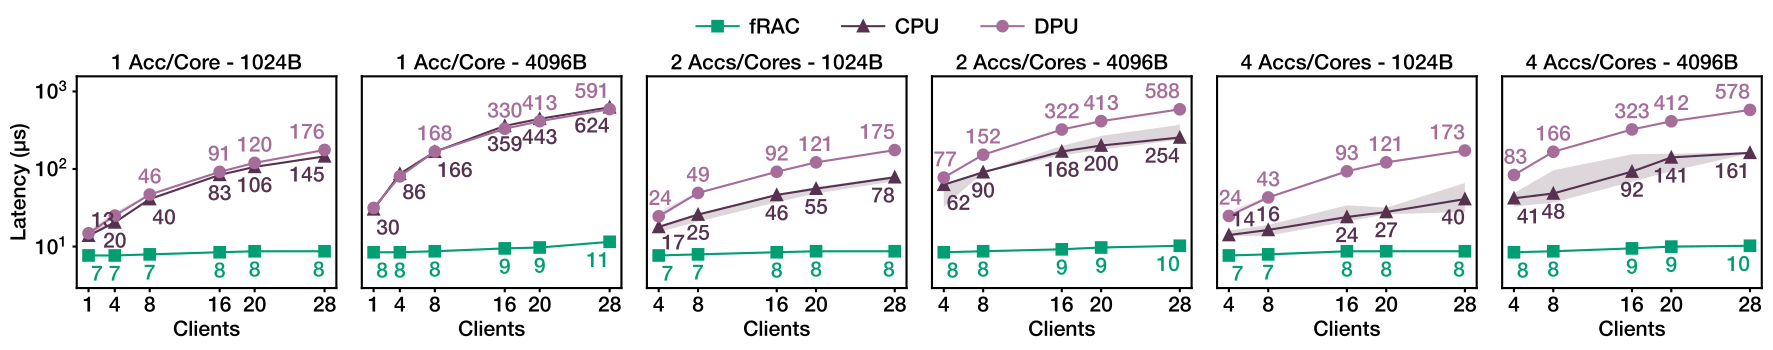

Python code for this plot:
import re
import pandas as pd
import matplotlib.pyplot as plt
import os
import numpy as np
from matplotlib.patches import Patch
import glob
import matplotlib.ticker as ticker
import pickle

import plot_fonts  # Helvetica Neue from fonts/, shared palette and print-size style
from plot_colors import LINE_BASELINE, LINE_OURS, LINE_THIRD

# Shared line colors (plot_colors.py): fRAC green, CPU plum, DPU mauve.
system_colors = [LINE_OURS, LINE_BASELINE, LINE_THIRD]

# Printed at \textwidth = 504 pt in the paper; its tight-cropped PDF is ~1275 pt wide.
pstyle = plot_fonts.paper_style(printed_width_pt=504.0, cropped_width_pt=1275.2)

# ---------------------------------------------------------------------------
# Data processing helpers (LogProcessor, RawLatencyProcessor, the cache
# reader/writer and process_all_configurations_cached) used to live in
# topk_instances_comparison_with_DPU.py; they are inlined here verbatim so
# this script is self-contained.
# ---------------------------------------------------------------------------

class LogProcessor:
    def __init__(self, file):
        self.file = file
        self.data = []
        self.avg_latency = 0
        self.median_latency = 0
        self.percentile_95 = 0
        self.percentile_99 = 0
        
        # Extract details from filename
        match_thread = re.search(r'n_(\d+)', file)
        match_msg_size = re.search(r'm_(\d+)', file)
        match_function = re.search(r'f_(\d+)', file)
        
        self.thread_count = int(match_thread.group(1)) if match_thread else 0
        self.msg_size = int(match_msg_size.group(1)) if match_msg_size else 0
        self.function = int(match_function.group(1)) if match_function else 0

        # Regular expressions to parse log lines
        self.data_pattern = re.compile(
            r"(\d+)\s+RR\s+\.(\d+)\s+min=(\d+\.\d+)us\s+avg=(\d+\.\d+)us\s+max=(\d+\.\d+)us\s+"
            r"read\(Gbits/sec\)=(\d+\.\d+)\s+write\(Gbits/sec\)=(\d+\.\d+)\s+count=(\d+)"
        )

    def parse_log(self):
        # Parse the log file for latency data
        with open(self.file, "r") as fd:
            for line in fd:
                data_match = self.data_pattern.match(line.strip())
                if data_match:
                    second, thread, min_latency, avg_latency, max_latency, read_tp, write_tp, count = data_match.groups()
                    time = int(second)
                    if time >= 10:  # Filter data after 10 seconds (steady state)
                        self.data.append({"second": time, "avg": float(avg_latency)})

    def calculate_average_latency(self):
        # Calculate average latency
        if not self.data:
            # print(f"No data after 10s for {self.file}")
            return False
        
        latencies = [entry["avg"] for entry in self.data]
        self.avg_latency = sum(latencies) / len(latencies)
        
        # Calculate median and percentiles correctly using numpy
        self.median_latency = np.median(latencies)
        self.percentile_95 = np.percentile(latencies, 95)
        self.percentile_99 = np.percentile(latencies, 99)
        
        return True


class RawLatencyProcessor:
    def __init__(self, directory_path):
        self.directory_path = directory_path
        self.thread_count = 0
        self.msg_size = 0
        self.function = 0
        self.median_latency = 0
        self.percentile_99 = 0
        self.raw_latencies_us = []
        
        # Extract details from directory path
        match_thread = re.search(r'n_(\d+)', directory_path)
        match_msg_size = re.search(r'm_(\d+)', directory_path)
        match_function = re.search(r'f_(\d+)', directory_path)
        
        self.thread_count = int(match_thread.group(1)) if match_thread else 0
        self.msg_size = int(match_msg_size.group(1)) if match_msg_size else 0
        self.function = int(match_function.group(1)) if match_function else 0

    def process_raw_latency_data(self):
        """Process raw latency data from all .txt files in the directory"""
        # Find all .txt files in the directory
        txt_files = glob.glob(os.path.join(self.directory_path, "*.txt"))
        
        if not txt_files:
            # print(f"No .txt files found in directory: {self.directory_path}")
            return False
        
        # print(f"Found {len(txt_files)} .txt files in {self.directory_path}")
        
        try:
            per_file = []
            
            # Process each .txt file: one latency sample (ns) per line
            for txt_file in txt_files:
                # Fast path: pandas' C parser (the files are plain integers,
                # ~2.5 M lines each). Blank lines become NaN so the line count,
                # and therefore the warm-up skip below, matches the file exactly.
                try:
                    col = pd.read_csv(txt_file, header=None, usecols=[0], skip_blank_lines=False,
                                      dtype=np.float64, engine='c')[0].to_numpy()
                except pd.errors.EmptyDataError:
                    continue
                except ValueError:
                    # Non-numeric lines present: parse tolerantly and drop them
                    col = pd.to_numeric(
                        pd.read_csv(txt_file, header=None, usecols=[0], skip_blank_lines=False,
                                    dtype=str, engine='c', na_filter=False)[0],
                        errors='coerce').to_numpy(dtype=np.float64)
                
                # Skip the first quarter of the file (warm-up), then drop unparsable lines
                skip_count = len(col) // 4
                file_latencies_ns = col[skip_count:]
                file_latencies_ns = file_latencies_ns[~np.isnan(file_latencies_ns)]
                
                #print(f"  File {os.path.basename(txt_file)}: {len(col)} total lines, skipped first {skip_count}, used {len(file_latencies_ns)}")
                per_file.append(file_latencies_ns)
            
            all_latencies_ns = np.concatenate(per_file) if per_file else np.array([])
            
            if len(all_latencies_ns) == 0:
                print(f"No valid latency data found in directory: {self.directory_path}")
                return False
            
            # Convert from nanoseconds to microseconds and store for external access
            self.raw_latencies_us = all_latencies_ns / 1000.0
            
            # Calculate median and 99th percentile
            self.median_latency = np.median(self.raw_latencies_us)
            self.percentile_99 = np.percentile(self.raw_latencies_us, 99)
            
            # print(f"  Combined total: {len(self.raw_latencies_us)} latency data points")
            # print(f"  Thread count: {self.thread_count}, Msg size: {self.msg_size}")
            # print(f"  Median: {self.median_latency:.2f}μs, 99th percentile: {self.percentile_99:.2f}μs")
            
            return True
            
        except Exception as e:
            # print(f"Error processing files in {self.directory_path}: {e}")
            return False


def get_log_files_for_config(directory, function_patterns, msg_size=1024, machine_type=1):
    """Get log files for specific functions and message size"""
    files = []
    
    # For topk_only_1_inst, files have different patterns
    if "top_k_1_inst" in directory:
        if machine_type == 1:  # FRAC (O_1)
            for pattern in function_patterns:
                file_pattern = f"rr_d_*_m_{msg_size}_n_*_C_1_f_{pattern}_O_1.log"
                matching_files = glob.glob(os.path.join(directory, file_pattern))
                files.extend(matching_files)
        elif machine_type == 2:  # CPU (O_2)
            # Try multiple pattern variations to find CPU files
            pattern_variations = [
                f"rr_d_*_m_{msg_size}_n_*_C_1_f_1_X_{msg_size}_O_2.log",  # Format in topk_only_1_inst
                f"rr_d_*_m_{msg_size}_n_*_C_1_f_1_*_O_2.log",             # Any pattern in between
                f"rr_d_*_m_{msg_size}_n_*_*_f_1_*_O_2.log",               # More flexible pattern
                f"*_m_{msg_size}_*_f_1_*_O_2.log"                         # Most flexible pattern
            ]
            
            for file_pattern in pattern_variations:
                matching_files = glob.glob(os.path.join(directory, file_pattern))
                files.extend(matching_files)
        elif machine_type == 3:  # DPU (O_3) - follows CPU patterns
            pattern_variations = [
                f"rr_d_*_m_{msg_size}_n_*_C_1_f_1_X_{msg_size}_O_3.log",
                f"rr_d_*_m_{msg_size}_n_*_C_1_f_1_*_O_3.log",
                f"rr_d_*_m_{msg_size}_n_*_*_f_1_*_O_3.log",
                f"*_m_{msg_size}_*_f_1_*_O_3.log"
            ]
            for file_pattern in pattern_variations:
                matching_files = glob.glob(os.path.join(directory, file_pattern))
                files.extend(matching_files)
    else:
        # For 2_inst and 4_inst
        if machine_type == 1:  # FRAC (O_1)
            file_pattern = f"rr_d_*_m_{msg_size}_n_*_C_1_f_1_R_64_X_{msg_size}_O_1.log"
            matching_files = glob.glob(os.path.join(directory, file_pattern))
            files.extend(matching_files)
        elif machine_type == 2:  # CPU (O_2)
            # Try multiple pattern variations for CPU files
            pattern_variations = [
                f"rr_d_*_m_{msg_size}_n_*_C_1_f_1_X_{msg_size}_O_2.log",  # Format with X in between
                f"rr_d_*_m_{msg_size}_n_*_C_1_f_1_*_O_2.log",             # Any pattern in between
                f"rr_d_*_m_{msg_size}_n_*_*_f_1_*_O_2.log",               # More flexible pattern
                f"*_m_{msg_size}_*_f_1_*_O_2.log"                         # Most flexible pattern
            ]
            
            for file_pattern in pattern_variations:
                matching_files = glob.glob(os.path.join(directory, file_pattern))
                files.extend(matching_files)
        elif machine_type == 3:  # DPU (O_3) - follows CPU patterns
            pattern_variations = [
                f"rr_d_*_m_{msg_size}_n_*_C_1_f_1_X_{msg_size}_O_3.log",
                f"rr_d_*_m_{msg_size}_n_*_C_1_f_1_*_O_3.log",
                f"rr_d_*_m_{msg_size}_n_*_*_f_1_*_O_3.log",
                f"*_m_{msg_size}_*_f_1_*_O_3.log"
            ]
            for file_pattern in pattern_variations:
                matching_files = glob.glob(os.path.join(directory, file_pattern))
                files.extend(matching_files)
    
    # Remove duplicates (in case multiple patterns matched the same file)
    files = list(set(files))
    
    if len(files) == 0:
        # print(f"WARNING: No matching files found!")
        pass
    
    return sorted(files)


def get_tail_latency_directories(base_directory, instance_count, msg_size=1024, machine_type=1):
    """Get directories containing raw tail latency data for O_1 (FRAC) or O_2 (CPU)"""
    directory = f"{base_directory}/top_k_{instance_count}_inst"
    
    if not os.path.exists(directory):
        # print(f"Directory not found: {directory}")
        return []
    
    # Look for directories matching the pattern based on machine type
    if machine_type == 1:  # FRAC (O_1)
        dir_pattern = f"rr_d_*_m_{msg_size}_n_*_f_1_O_1"
    elif machine_type == 2:  # CPU (O_2)
        dir_pattern = f"rr_d_*_m_{msg_size}_n_*_f_1_O_2"
    elif machine_type == 3:  # DPU (O_3)
        dir_pattern = f"rr_d_*_m_{msg_size}_n_*_f_1_O_3"
    
    matching_dirs = glob.glob(os.path.join(directory, dir_pattern))
    
    return sorted(matching_dirs)


def process_data_for_instance_count(base_directory, instance_count, functions, client_multiplier, msg_size=1024, machine_type=1, use_tail_data=False):
    """Process logs for specific instance configuration"""
    
    if use_tail_data:  # Use new tail latency data for both FRAC (O_1) and CPU (O_2)
        directories = get_tail_latency_directories(base_directory, instance_count, msg_size, machine_type)
        
        machine_str = (
            "FRAC (O_1) - Tail Data" if machine_type == 1 else
            ("CPU (O_2) - Tail Data" if machine_type == 2 else "DPU (O_3) - Tail Data")
        )
        #print(f"\nProcessing tail latency data for {instance_count} instances with message size {msg_size}B - {machine_str}")
        #print(f"Found {len(directories)} data directories")
        
        # Group directories by thread count
        thread_groups = {}
        for dir_path in directories:
            processor = RawLatencyProcessor(dir_path)
            if processor.thread_count not in thread_groups:
                thread_groups[processor.thread_count] = []
            thread_groups[processor.thread_count].append(dir_path)
        
        results = []
        for thread_count, dir_group in sorted(thread_groups.items()):
            #print(f"Processing thread count {thread_count} with {len(dir_group)} directories")
            
            # Calculate client number - for CPU (O_2) don't multiply by instance count
            if machine_type == 1:  # FRAC
                client_number = thread_count * client_multiplier
            else:  # CPU (O_2)
                client_number = thread_count  # No multiplication for CPU
            
            # Collect all latency data from all directories for this thread count
            # (each directory is parsed once; its raw samples are kept for the
            # combined percentiles below)
            all_median_latencies = []
            all_p99_latencies = []
            all_raw_latencies = []
            
            for dir_path in dir_group:
                processor = RawLatencyProcessor(dir_path)
                if processor.process_raw_latency_data():
                    all_median_latencies.append(processor.median_latency)
                    all_p99_latencies.append(processor.percentile_99)
                    all_raw_latencies.append(processor.raw_latencies_us)
            
            if all_median_latencies and all_p99_latencies:
                all_raw_latencies = np.concatenate(all_raw_latencies) if all_raw_latencies else np.array([])
                
                if len(all_raw_latencies):
                    # Calculate all required percentiles from combined raw data
                    combined_p25 = np.percentile(all_raw_latencies, 25)
                    combined_median = np.percentile(all_raw_latencies, 50)
                    combined_p75 = np.percentile(all_raw_latencies, 75)
                    combined_p90 = np.percentile(all_raw_latencies, 90)
                    combined_p95 = np.percentile(all_raw_latencies, 95)
                    combined_p99 = np.percentile(all_raw_latencies, 99)
                    
                    #print(f"  Combined: median latency = {combined_median:.2f}μs, 99th percentile = {combined_p99:.2f}μs")
                    #print(f"  Client number: {client_number}")
                    
                    # Return format: (client_number, p25, median, p75, p90, p95, p99)
                    results.append((client_number, combined_p25, combined_median, combined_p75, combined_p90, combined_p95, combined_p99))
                else:
                    # Fallback to using pre-calculated values if raw data processing fails
                    combined_median = np.median(all_median_latencies)
                    combined_p99 = np.median(all_p99_latencies)  # Use median of 99th percentiles
                    results.append((client_number, combined_median, combined_median, combined_median, combined_median, combined_median, combined_p99))
            else:
                print(f"  No valid data for thread count {thread_count}")
        
        return sorted(results)
    
    else:  # Use original data processing for CPU (O_2) or when not using tail data
        directory = f"{base_directory}/topk_only_{instance_count}_inst"
        files = get_log_files_for_config(directory, functions, msg_size, machine_type)
        
        machine_str = "FRAC (O_1)" if machine_type == 1 else "CPU (O_2)"
        
        # Group files by thread count
        thread_groups = {}
        for file in files:
            processor = LogProcessor(file)
            if processor.thread_count not in thread_groups:
                thread_groups[processor.thread_count] = []
            thread_groups[processor.thread_count].append(file)
        
        results = []
        for thread_count, file_group in sorted(thread_groups.items()):
            
            # Calculate client number - for CPU (O_2) don't multiply by instance count
            if machine_type == 1:  # FRAC
                client_number = thread_count * client_multiplier
            else:  # CPU (O_2)
                client_number = thread_count  # No multiplication for CPU
            
            # Combine all latency data points from all files for this thread count
            all_latency_data = []
            for file in file_group:
                processor = LogProcessor(file)
                processor.parse_log()
                if processor.data:
                    # Extract all individual latency values and add them to the combined list
                    file_latencies = [entry["avg"] for entry in processor.data]
                    all_latency_data.extend(file_latencies)
            
            if all_latency_data:
                # Calculate median and percentiles from the combined data
                combined_p25 = np.percentile(all_latency_data, 25)
                combined_median = np.percentile(all_latency_data, 50)
                combined_p75 = np.percentile(all_latency_data, 75)
                combined_p90 = np.percentile(all_latency_data, 90)
                combined_p95 = np.percentile(all_latency_data, 95)
                combined_p99 = np.percentile(all_latency_data, 99)
                
                results.append((client_number, combined_p25, combined_median, combined_p75, combined_p90, combined_p95, combined_p99))
        
        return sorted(results)


def save_processed_data(data_dict, cache_file_path):
    """Save processed data to cache file"""
    try:
        with open(cache_file_path, 'w') as f:
            f.write("# Cached latency data\n")
            f.write("# Format: config_name,msg_size,clients,p25,median,p75,p90,p95,p99\n")
            for config_name, msg_data in data_dict.items():
                for msg_size, client_data in msg_data.items():
                    for clients, p25, median, p75, p90, p95, p99 in client_data:
                        f.write(f"{config_name},{msg_size},{clients},{p25:.3f},{median:.3f},{p75:.3f},{p90:.3f},{p95:.3f},{p99:.3f}\n")
        print(f"Cached processed data to {cache_file_path}")
        return True
    except Exception as e:
        print(f"Error saving cache file: {e}")
        return False


def load_processed_data(cache_file_path):
    """Load processed data from cache file"""
    try:
        data_dict = {}
        with open(cache_file_path, 'r') as f:
            for line in f:
                line = line.strip()
                if line.startswith('#') or not line:
                    continue
                
                parts = line.split(',')
                if len(parts) == 5:  # Old format: config_name,msg_size,clients,median,p99
                    config_name, msg_size, clients, median, p99 = parts
                    msg_size = int(msg_size)
                    clients = int(clients)
                    median = float(median)
                    p99 = float(p99)
                    # Convert old format to new format (use median for missing percentiles)
                    data_tuple = (clients, median, median, median, median, median, p99)
                elif len(parts) == 9:  # New format: config_name,msg_size,clients,p25,median,p75,p90,p95,p99
                    config_name, msg_size, clients, p25, median, p75, p90, p95, p99 = parts
                    msg_size = int(msg_size)
                    clients = int(clients)
                    p25 = float(p25)
                    median = float(median)
                    p75 = float(p75)
                    p90 = float(p90)
                    p95 = float(p95)
                    p99 = float(p99)
                    data_tuple = (clients, p25, median, p75, p90, p95, p99)
                else:
                    continue
                
                if config_name not in data_dict:
                    data_dict[config_name] = {}
                if msg_size not in data_dict[config_name]:
                    data_dict[config_name][msg_size] = []
                
                data_dict[config_name][msg_size].append(data_tuple)
        
        print(f"Loaded cached data from {cache_file_path}")
        return data_dict
    except Exception as e:
        print(f"Error loading cache file: {e}")
        return None


def print_cached_data(data_dict):
    """Print all cached percentile data in a readable format"""
    print("\n" + "="*80)
    print("LOADED CACHED PERCENTILE DATA")
    print("="*80)
    
    msg_sizes = [1024, 4096]
    
    for msg_size in msg_sizes:
        print(f"\n{'='*20} {msg_size}B Request Size {'='*20}")
        
        # Print table header
        print(f"\n{'Configuration':<15} {'Clients':<8} {'P25':<8} {'Median':<8} {'P75':<8} {'P90':<8} {'P95':<8} {'P99':<8}")
        print("-" * 75)
        
        # Print data for each configuration
        config_display_names = {
            "1_accel": "1 Accel",
            "2_accel": "2 Accel", 
            "4_accel": "4 Accel",
            "1_cpu": "1 CPU",
            "2_cpu": "2 CPU",
            "4_cpu": "4 CPU",
            "1_dpu": "1 DPU",
            "2_dpu": "2 DPU",
            "4_dpu": "4 DPU"
        }
        
        for config_name in ["1_accel", "2_accel", "4_accel", "1_cpu", "2_cpu", "4_cpu", "1_dpu", "2_dpu", "4_dpu"]:
            display_name = config_display_names[config_name]
            if config_name in data_dict and msg_size in data_dict[config_name]:
                data = data_dict[config_name][msg_size]
                if data:
                    for entry in data:
                        if len(entry) == 7:  # New format: (clients, p25, median, p75, p90, p95, p99)
                            clients, p25, median, p75, p90, p95, p99 = entry
                            print(f"{display_name:<15} {clients:<8} {p25:<8.2f} {median:<8.2f} {p75:<8.2f} {p90:<8.2f} {p95:<8.2f} {p99:<8.2f}")
                        else:  # Old format: (clients, median, p99) - convert for display
                            clients, median, p99 = entry
                            print(f"{display_name:<15} {clients:<8} {median:<8.2f} {median:<8.2f} {median:<8.2f} {median:<8.2f} {median:<8.2f} {p99:<8.2f}")
                else:
                    print(f"{display_name:<15} {'No data'}")
            else:
                print(f"{display_name:<15} {'No data'}")


def process_all_configurations_cached(base_directory):
    """Process all configurations with caching support"""
    cache_file = os.path.join(base_directory, "processed_latency_cache.txt")
    
    # Define the required configuration matrix (including DPU O_3)
    configurations = [
        ("1_accel", 1, 1, 1),    # name, instance_count, client_multiplier, machine_type
        ("2_accel", 2, 2, 1),
        ("4_accel", 4, 4, 1),
        ("1_cpu", 1, 1, 2),
        ("2_cpu", 2, 2, 2),
        ("4_cpu", 4, 4, 2),
        ("1_dpu", 1, 1, 3),
        ("2_dpu", 2, 2, 3),
        ("4_dpu", 4, 4, 3)
    ]
    msg_sizes = [1024, 4096]
    
    # Try to load from cache first; if incomplete, fill only missing entries
    if os.path.exists(cache_file):
        cached_data = load_processed_data(cache_file)
        if cached_data is None:
            cached_data = {}
        
        missing = []
        for config_name, instance_count, client_multiplier, machine_type in configurations:
            for msg_size in msg_sizes:
                if config_name not in cached_data or msg_size not in cached_data[config_name] or not cached_data[config_name][msg_size]:
                    missing.append((config_name, instance_count, client_multiplier, machine_type, msg_size))
        
        if not missing and cached_data:
            print_cached_data(cached_data)
            return cached_data
        
        print("Cache incomplete or invalid, processing missing entries...")
        for config_name, instance_count, client_multiplier, machine_type, msg_size in missing:
            print(f"Processing {config_name} for {msg_size}B...")
            data = process_data_for_instance_count(base_directory, instance_count, ['1'], 
                                                 client_multiplier, msg_size, machine_type, use_tail_data=True)
            if config_name not in cached_data:
                cached_data[config_name] = {}
            cached_data[config_name][msg_size] = data
        
        save_processed_data(cached_data, cache_file)
        print_cached_data(cached_data)
        return cached_data
    
    # No cache; process all required entries
    print("Cache not found, processing data for all required entries...")
    data_dict = {}
    for config_name, instance_count, client_multiplier, machine_type in configurations:
        data_dict[config_name] = {}
        for msg_size in msg_sizes:
            print(f"Processing {config_name} for {msg_size}B...")
            data = process_data_for_instance_count(base_directory, instance_count, ['1'], 
                                                 client_multiplier, msg_size, machine_type, use_tail_data=True)
            data_dict[config_name][msg_size] = data
    save_processed_data(data_dict, cache_file)
    print_cached_data(data_dict)
    return data_dict





def create_separate_accel_plots(base_directory):
    """Create 6 plots in one row - pairs of (1024B, 4096B) for each accelerator count"""
    
    # Use cached data processing
    data_dict = process_all_configurations_cached(base_directory)
    
    # Create figure with 6 subplots horizontally
    fig, axes = plt.subplots(1, 6, figsize=(18, 3.56), sharey=True)  # 3.56 in keeps the printed height at ~99 pt
    
    # Colors - one color per device type
    color_accel, color_cpu, color_dpu = system_colors
    
    # Configuration: (accel_count, accel_key, cpu_key, dpu_key, msg_size, title)
    plot_configs = [
    (1, "1_accel", "1_cpu", "1_dpu", 1024, "1 Acc/Core - 1024B"),
    (1, "1_accel", "1_cpu", "1_dpu", 4096, "1 Acc/Core - 4096B"),
    (2, "2_accel", "2_cpu", "2_dpu", 1024, "2 Accs/Cores - 1024B"),
    (2, "2_accel", "2_cpu", "2_dpu", 4096, "2 Accs/Cores - 4096B"),
    (4, "4_accel", "4_cpu", "4_dpu", 1024, "4 Accs/Cores - 1024B"),
    (4, "4_accel", "4_cpu", "4_dpu", 4096, "4 Accs/Cores - 4096B"),
    ]
    
    # Collect all latencies to set consistent y-axis limits
    all_latencies = []
    frac_label_below = False  # set when a fRAC label has to sit under its marker
    
    for idx, (accel_count, accel_key, cpu_key, dpu_key, msg_size, title) in enumerate(plot_configs):
        ax = axes[idx]
        
        # Get data for this configuration
        data_accel = data_dict.get(accel_key, {}).get(msg_size, [])
        data_cpu = data_dict.get(cpu_key, {}).get(msg_size, [])
        data_dpu = data_dict.get(dpu_key, {}).get(msg_size, [])
        
        # For idx 1 (1 Accel - 4096B), filter out client 2 completely
        if idx == 1:
            data_accel = [x for x in data_accel if x[0] != 2]
            data_cpu = [x for x in data_cpu if x[0] != 2]
            data_dpu = [x for x in data_dpu if x[0] != 2]
        
        # For idx 2, 3 (2 Accels/Cores), filter out clients 1 and 2 completely
        if idx in [2, 3]:
            data_accel = [x for x in data_accel if x[0] not in [1, 2]]
            data_cpu = [x for x in data_cpu if x[0] not in [1, 2]]
            data_dpu = [x for x in data_dpu if x[0] not in [1, 2]]
        
        # For idx 4, 5 (4 Accels/Cores), filter out client 1 completely
        if idx in [4, 5]:
            data_accel = [x for x in data_accel if x[0] != 1]
            data_cpu = [x for x in data_cpu if x[0] != 1]
            data_dpu = [x for x in data_dpu if x[0] != 1]
        
        # Extract data points
        clients_accel = [x[0] for x in data_accel]
        p25_accel = [x[1] if len(x) == 7 else x[1] for x in data_accel]
        latency_accel = [x[2] if len(x) == 7 else x[1] for x in data_accel]
        p75_accel = [x[3] if len(x) == 7 else x[1] for x in data_accel]
        
        clients_cpu = [x[0] for x in data_cpu]
        p25_cpu = [x[1] if len(x) == 7 else x[1] for x in data_cpu]
        latency_cpu = [x[2] if len(x) == 7 else x[1] for x in data_cpu]
        p75_cpu = [x[3] if len(x) == 7 else x[1] for x in data_cpu]
        
        clients_dpu = [x[0] for x in data_dpu]
        p25_dpu = [x[1] if len(x) == 7 else x[1] for x in data_dpu]
        latency_dpu = [x[2] if len(x) == 7 else x[1] for x in data_dpu]
        p75_dpu = [x[3] if len(x) == 7 else x[1] for x in data_dpu]
        
        # Collect all latencies for y-axis limits
        all_latencies.extend(latency_accel + latency_cpu + latency_dpu)
        all_latencies.extend(p25_accel + p75_accel + p25_cpu + p75_cpu + p25_dpu + p75_dpu)
        
        # Plot Accel (blue)
        if clients_accel and latency_accel:
            ax.fill_between(clients_accel, p25_accel, p75_accel, 
                           alpha=0.3, color=color_accel, linewidth=0)
            ax.plot(clients_accel, latency_accel, marker='s', linestyle='-', 
                   color=color_accel, linewidth=pstyle.line, markersize=pstyle.marker)
        
        # Plot CPU (orange)
        if clients_cpu and latency_cpu:
            ax.fill_between(clients_cpu, p25_cpu, p75_cpu, 
                           alpha=0.2, color=color_cpu, linewidth=0)
            ax.plot(clients_cpu, latency_cpu, marker='^', linestyle='-', 
                   color=color_cpu, linewidth=pstyle.line, markersize=pstyle.marker)
        
        # Plot DPU (pink)
        if clients_dpu and latency_dpu:
            ax.fill_between(clients_dpu, p25_dpu, p75_dpu, 
                           alpha=0.2, color=color_dpu, linewidth=0)
            ax.plot(clients_dpu, latency_dpu, marker='o', linestyle='-', 
                   color=color_dpu, linewidth=pstyle.line, markersize=pstyle.marker)
        
        # Set title
        ax.set_title(title, fontsize=pstyle.font, fontweight='medium')
        
        # Set x-axis label
        ax.set_xlabel('Clients', fontsize=pstyle.font, fontweight='medium')
        
        # Turn off all grid lines
        ax.grid(False)
        ax.xaxis.grid(False, which='both')
        ax.yaxis.grid(False, which='both')
        
        # Set x-ticks
        all_clients = set()
        for data in [data_accel, data_cpu, data_dpu]:
            for x in data:
                all_clients.add(x[0])
        ax.set_xticks(sorted(list(all_clients)))
        
        # Set tick font size
        ax.tick_params(axis='both', which='major', labelsize=pstyle.font)
        for tick in ax.get_xticklabels() + ax.get_yticklabels():
            tick.set_fontweight('medium')
        
        # Add annotations for ALL points. y_multiplier / va may be a single value
        # or one value per point.
        def annotate_all_points(clients, latencies, color, y_multiplier, va='top', centre_first_above=True):
            n = len(clients)
            mults = list(y_multiplier) if isinstance(y_multiplier, (list, tuple)) else [y_multiplier] * n
            vas = list(va) if isinstance(va, (list, tuple)) else [va] * n
            # Panel edges, not the (possibly filtered) series ends, decide which side has room.
            first, last = min(all_clients), max(all_clients)
            for i, client_count in enumerate(clients):
                y_pos = latencies[i] * mults[i]
                below = vas[i] == 'top'
                # A line rising steeply into the point would cut a centred label below it.
                steep_in = i > 0 and np.log10(latencies[i] / latencies[i - 1]) / (client_count - clients[i - 1]) >= 0.07
                if client_count == last:  # Last point
                    x_pos = client_count
                    ha = 'right'
                elif client_count == first and not below and centre_first_above:  # First point, label above: clear of the rising line
                    x_pos = client_count + 0.15
                    ha = 'center'
                elif client_count == first or (below and steep_in):  # First point, or steep rise: label to the right
                    x_pos = client_count + 0.3
                    ha = 'left'
                else:  # Middle points
                    x_pos = client_count
                    ha = 'center'
                # Labels stay inside the panel, so they are kept out of tight_layout:
                # moving a label must not resize the panels.
                ax.annotate(f'{int(latencies[i])}',
                           xy=(client_count, latencies[i]),
                           xytext=(x_pos, y_pos),
                           fontsize=pstyle.font, fontweight='medium', color=color,
                           ha=ha, va=vas[i], in_layout=False)
        
        # fRAC and CPU labels sit under their lines, DPU labels above theirs.
        # Under a marker the label top is at 0.74x the value; above, the label
        # bottom is at 1.24x (about 1.3 pt clear of the marker when printed).
        # CPU sits between fRAC and DPU, so its labels use that gap only where it
        # fits: with the CPU value under 2.6x the fRAC value at that client count
        # the label keeps the tighter 0.80x, and under 2.2x (the 6 pt label spans
        # ~x1.55 on this log axis, the fRAC marker another ~x1.15) it stays above
        # its marker at 1.15x, right of the first marker as before since the DPU
        # marker sits just above it there.
        LABEL_BELOW = dict(y_multiplier=0.74, va='top')
        LABEL_ABOVE = dict(y_multiplier=1.24, va='bottom')
        frac_at = dict(zip(clients_accel, latency_accel))

        def cpu_placement(clients, latencies):
            room = [lat / frac_at[c] if c in frac_at else np.inf for c, lat in zip(clients, latencies)]
            return dict(y_multiplier=[0.74 if r >= 2.6 else 0.80 if r >= 2.2 else 1.15 for r in room],
                        va=['top' if r >= 2.2 else 'bottom' for r in room])

        if clients_accel and latency_accel:
            frac_label_below = True
            annotate_all_points(clients_accel, latency_accel, color_accel, **LABEL_BELOW)

        # Special handling for first two figures (1 Accel) - CPU and DPU lines are very close
        if idx == 0:  # 1 Accel - 1024B
            if clients_cpu and latency_cpu:
                annotate_all_points(clients_cpu, latency_cpu, color_cpu, centre_first_above=False,
                                    **cpu_placement(clients_cpu, latency_cpu))
            if clients_dpu and latency_dpu:
                # Skip DPU annotations for clients 1, 2, 4 to avoid overlap
                clients_dpu_filtered = [c for c in clients_dpu if c not in [1, 2, 4]]
                latency_dpu_filtered = [latency_dpu[i] for i, c in enumerate(clients_dpu) if c not in [1, 2, 4]]
                annotate_all_points(clients_dpu_filtered, latency_dpu_filtered, color_dpu, **LABEL_ABOVE)
        elif idx == 1:  # 1 Accel - 4096B - client 2 already filtered from data
            if clients_cpu and latency_cpu:
                annotate_all_points(clients_cpu, latency_cpu, color_cpu, centre_first_above=False,
                                    **cpu_placement(clients_cpu, latency_cpu))
            if clients_dpu and latency_dpu:
                # Skip DPU annotations for clients 1, 4 to avoid overlap (2 already filtered)
                clients_dpu_filtered = [c for c in clients_dpu if c not in [1, 4]]
                latency_dpu_filtered = [latency_dpu[i] for i, c in enumerate(clients_dpu) if c not in [1, 4]]
                annotate_all_points(clients_dpu_filtered, latency_dpu_filtered, color_dpu, **LABEL_ABOVE)
        else:
            if clients_cpu and latency_cpu:
                annotate_all_points(clients_cpu, latency_cpu, color_cpu, centre_first_above=False,
                                    **cpu_placement(clients_cpu, latency_cpu))
            if clients_dpu and latency_dpu:
                annotate_all_points(clients_dpu, latency_dpu, color_dpu, **LABEL_ABOVE)
    
    # Set log scale and consistent y-axis limits AFTER all data is plotted
    if all_latencies:
        # Labels placed under a fRAC marker reach down to ~0.45x its value
        y_min = min(all_latencies) * (0.38 if frac_label_below else 0.6)
        y_max = max(all_latencies) * 2.5
        
        for ax in axes:
            ax.set_yscale('log')
            ax.set_ylim(y_min, y_max)
            # Disable y-axis grid after log scale is set
            ax.yaxis.grid(False, which='both')
            ax.tick_params(axis='y', which='minor', left=False, right=False)
    
    # Set y-axis label only for left subplot
    axes[0].set_ylabel('Latency (μs)', fontsize=pstyle.font, fontweight='medium')
    
    # Remove y-axis ticks from all but first subplot
    for ax in axes[1:]:
        ax.tick_params(axis='y', which='both', left=False, labelleft=False)
    
    # Create shared legend at the top
    legend_elements = [
        plt.Line2D([0], [0], marker='s', color=color_accel, linestyle='-', linewidth=pstyle.line, markersize=pstyle.marker, label='fRAC'),
        plt.Line2D([0], [0], marker='^', color=color_cpu, linestyle='-', linewidth=pstyle.line, markersize=pstyle.marker, label='CPU'),
        plt.Line2D([0], [0], marker='o', color=color_dpu, linestyle='-', linewidth=pstyle.line, markersize=pstyle.marker, label='DPU'),
    ]
    fig.legend(
        handles=legend_elements,
        bbox_to_anchor=(0.5, 1.02),
        loc='upper center',
        ncol=3,
        frameon=False,
        prop={'size': pstyle.font, 'weight': 'medium'},
        columnspacing=2.0,
        handletextpad=0.5
    )
    
    # Adjust layout
    plt.tight_layout(rect=[0, 0, 1, 0.93])
    
    # Save figure
    plt.savefig('scalability_fig_16.pdf', bbox_inches='tight', dpi=300)
    pstyle.report('scalability_fig_16.pdf')
    print("\nPlot saved as scalability_fig_16.pdf")


if __name__ == "__main__":
    base_directory = "data/scalability"      # raw traces (fRAC O_1, CPU O_2, DPU O_3) + processed_latency_cache.txt
    create_separate_accel_plots(base_directory)
